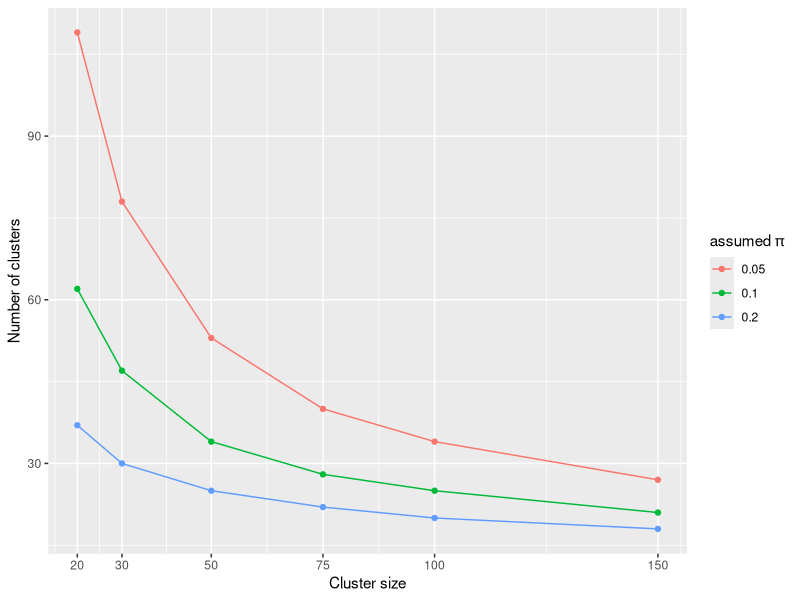

The R script that drew this image:

# TB costs - sample size calculation - A G Basteiro#

#### Sample size ####

d <- 0.2
k <- 0.4

N <- NULL

for (p in c(0.05,0.1,0.2)) {
  for (m in c(20,30,50,75,100,150)) {
    aux <- (1.96^2*(1-p)/(d^2*p)) * (1+(m-1)*k^2*p/(1-p))
    N <- rbind(N,cbind(p,m,N=aux))
  }
}

N<-as.data.frame(N)


# number of clusters
53272/2
N$Ncorr <- N$N/(1+(N$N-1)/26636)
N$Nperd <- N$Ncorr/0.9
N$clusters <- ceiling(N$Nperd/N$m)

Naux <- N[,c("p","m","clusters")]
res <- reshape(Naux, idvar = "p", timevar = "m", direction = "wide")
colnames(res)<-c("p",20,30,50,75,100,150)
View(res)

# corresponding total sample size
View(t(apply(res,1,function(x){x*c(1,20,30,50,75,100,150)})))


# plot
library(ggplot2)

p1 <- ggplot(data=N, aes(x=m, y=clusters, group=factor(p), colour=factor(p))) +
  geom_line() +
  scale_y_continuous(name="Number of clusters") +
  scale_x_continuous(breaks=c(20,30,50,75,100,150), name="Cluster size") + 
  scale_colour_discrete(name=expression(paste("assumed ",pi))) +
  geom_point()

print(p1)


#### SCENARIO: 500 pacients and simple random sampling ####
f <- function(p) sqrt(1.96^2/500 * (1-p)/p)

x <- c(0.05,0.1,0.2)
View(cbind(x,f(x)))


#### SCENARIO: 500 pacients and 10 clusters (mida m=50) ####
k <- 0.4
m <- 50

f <- function(p) sqrt(1.96^2/(500/(1+(m-1)*k^2*p/(1-p))) * (1-p)/p)

x <- c(0.05,0.1,0.2)
View(cbind(x,f(x)))


#### SCENARIO: 540 pacients and 27 clusters (mida m=20) ####
#tenint en compte les p?rdues
k <- 0.4
m <- 20

f <- function(p) sqrt(1.96^2/(540*0.9/(1+(m-1)*k^2*p/(1-p))) * (1-p)/p)

x <- c(0.05,0.1,0.2)
View(cbind(x,f(x)))


#### SCENARIO: 540 pacients and 18 clusters (mida m=30) ####
#tenint en compte les p?rdues
k <- 0.4
m <- 30

f <- function(p) sqrt(1.96^2/(540*0.9/(1+(m-1)*k^2*p/(1-p))) * (1-p)/p)

x <- c(0.05,0.1,0.2)
View(cbind(x,f(x)))


#### SCENARIO: 540 pacients and 12 clusters (mida m=45) ####
#tenint en compte les p?rdues
k <- 0.4
m <- 45

f <- function(p) sqrt(1.96^2/(540*0.9/(1+(m-1)*k^2*p/(1-p))) * (1-p)/p)

x <- c(0.05,0.1,0.2)
View(cbind(x,f(x)))





